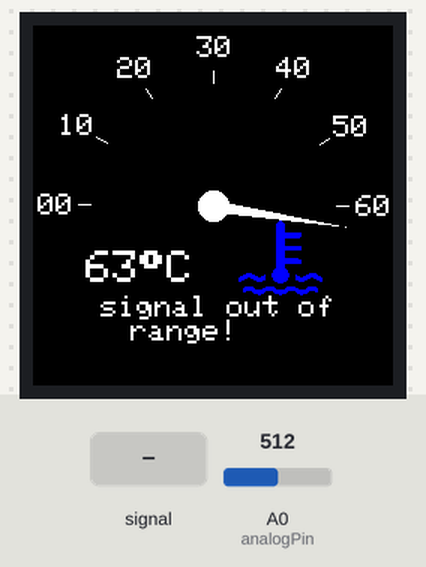
The sketch below on a simulated Arduino Uno, built with avr-gcc and run on an emulated ATmega328P. Shown: 240×240 colour display. The test bench sets the inputs (shaded band); at power-on: A0 (analogPin) = 512. What the sketch prints to the serial monitor is not drawn.

Above: at 2.5 s.
2.6 s: A0 (analogPin) fed a 200 Hz sine of ±81 counts around its level
At 3.53 s:
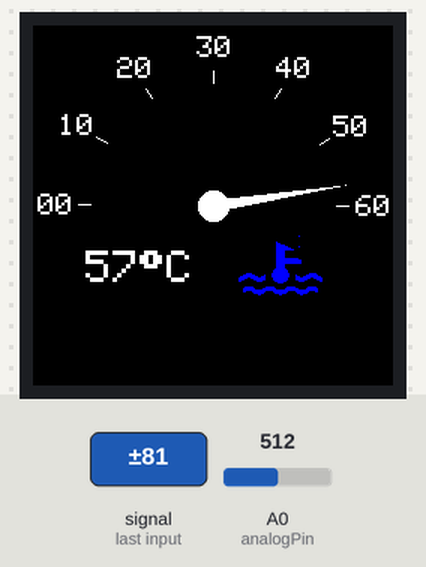
4.8 s: A0 (analogPin) set to 716
At 5.9 s:
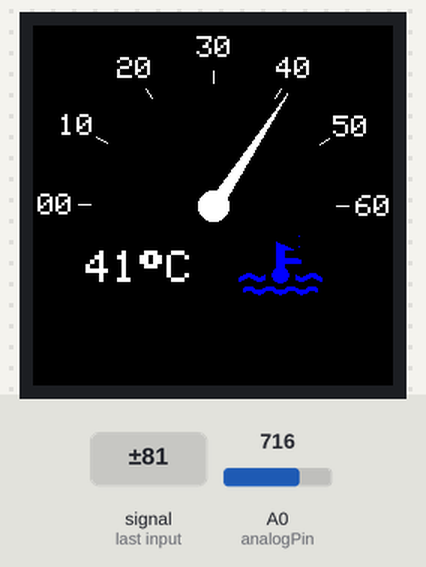
6.3 s: A0 (analogPin) set to 900
At 7.5 s:
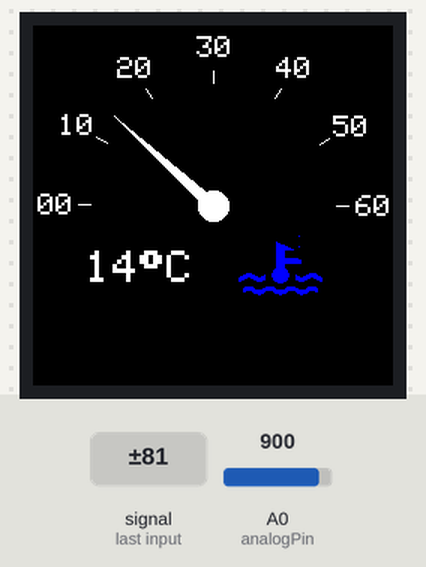
7.8 s: A0 (analogPin) fed a 200 Hz sine of ±81 counts around its level
At 7.99 s:
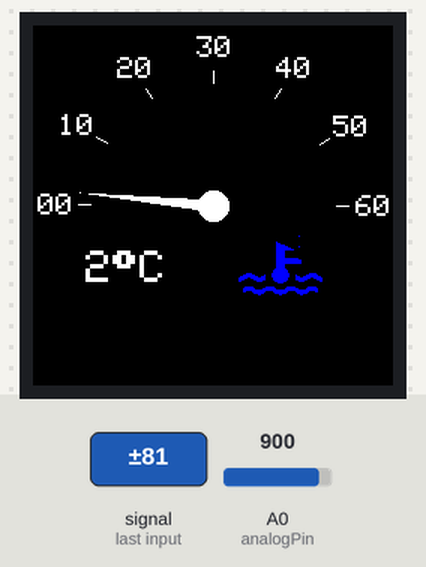
9.3 s: A0 (analogPin) set to 1023
At 10.4 s:
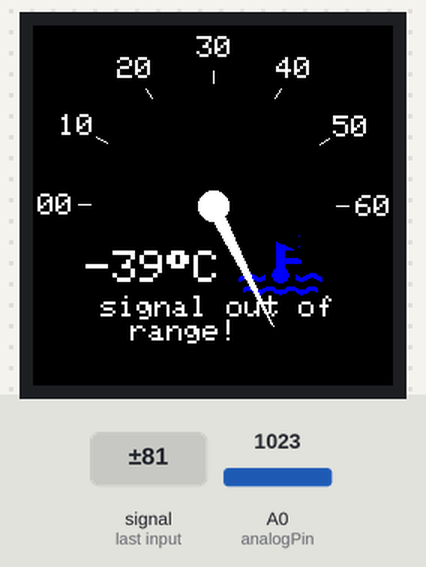
Timing chart, 0 to 11.8 s (numbered marks = the images above; inputs shaded):
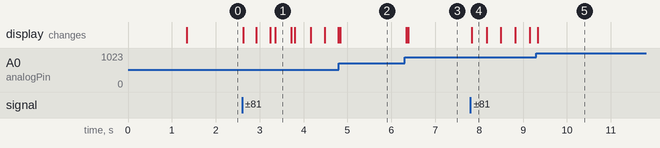

The sketch:

ArduGauge_Dev_2.ino
```cpp
/*
02/11/2022 - D Barker. Progressed from 'Dev_1'. Combined 'ArduGauge_Base_Display' with the 'Look_Up_Table_Dev'
04/03/2023 - Now 'Dev_2'. Replaced sweeping arc with more traditional 'hand'.
06/03/2023 - Added bitmap icon to display.

-----Info-------
For non-linear sensors, such as thermistors, a lookup table is used. This also works for linear sensors.


-----How To Setup-------
1. Define the min/max values of the guage face
2. Define the minimum and maximum for signal range. e.g. 10 - 50 degrees.
3. Define the analogue levels which correspond to the max and min values.

-----Notes-------
For best performance, ensure the following:
1. Ensure min and max gauge imits are outside expected signal input range
2. Gauge divisions should be divisible by the gauge range. e.g. gauge 0 to 80 should have 8 divisions.


To Do:
Function to centre the text. check chars in string then centre?
Decimal place for displayed value
Negative gauge values.
Stop dial from going outside gauge limits. If value is outside gauge range then 'cap' the value to stay at limit.

*/


//----------------------------User Config----------------------------------//

char dataType[] = "*C";   //The measurment which is being displayed. E.g. pressure, temperature...

float correctionFctr = 1.00;    //Multiplier for the input signal. Cf = Actual Value/Derived value. Adjust dependant on your hardware by using calibrated instruments.

//Gauge Setup
int sigInMin = 0;    //The min value of whatever parameter is incoming via the analog pin.
int sigInMax = 60;    //The max value of whatever parameter is incoming via the analog pin.
int gaugeMin = 0;   //Min value of gauge. should be smaller than min expected input
int gaugeMax = 60;   //Max value on the gauge. Shuld be greater than max expected input
int divisions = 6;  //Number of division around circumference. NOTE: this should be divisible by the gauge range. e.g gauge 0 to 80 should have 8 divisions. Number of lines = divisions + 1.

//Arc settings
const int arcStart = -180;   //Start position of the arc in degrees
const int arcEnd = 0;   //End position of the arc in degrees

//----------------------------Other parameters----------------------------------//
#define CodeVersion "Dev 2"   //Version of the code

#include "SPI.h"
#include "Adafruit_GFX.h"
#include "Adafruit_GC9A01A.h"

//Define I/O Pins
#define TFT_DC 8
#define TFT_CS 9
Adafruit_GC9A01A tft(TFT_CS, TFT_DC);//Hardware SPI

const int analogPin = A0;

//Gauge Settings
int xcen = 120;     //Disiplay centre in pixels.
int ycen = 120;     //Display centre in pixels.

unsigned long avg = 0;
int readings = 20;  //Number of readings for averaging cycle

//Other variables
int rawVal;   //Raw analog reading for incoming signal
int Temp;    //The averaged and scaled value of incoming signal. This will be displayed on the gauge
int oldVal;   //For storing the last displayed value.

int arcSpan = arcEnd - arcStart;    //Angle which the arc will span
float leadingEdgeAngle;   //Calculated angle of the leading edge of the arc
float lastAngle = 0;    //What the angle was when the arc was last updated

void setup() {
  Serial.begin(115200);
  Serial.println("ArduGauge Development");

  //initialize the display
  tft.begin();
  tft.setRotation(0);
  tft.fillScreen(GC9A01A_BLACK);  //clear screen on startup

  startupScreen();    //Display startup screen

  //Draw static display features. Only prints a startup
  drawStaticface();

  //Draw dynamic display features including static text which is over-written and must be re-written.
  drawDynamicface();
}

void loop(void)
{
  unsigned long loopStart = millis();

  avg = 0;  //Reset the stored avergae to 0 before re-taking the readings
  //Take multiple analog readings to get average
  for(int i = 0; i < readings; i++)
  {
    rawVal = analogRead(analogPin); //Read analog pin
    //rawVal = getTemp(); //Derive temp from lookuptable
    avg = avg+rawVal;   //Add it to running total
  }

  avg = avg/readings;  //divide by number of readings to get actual average

  //Pass the analogue value through the lookup table function to get temperature
  Temp = getTemp(avg);
  //Serial.println(Temp);
  Temp = Temp*correctionFctr;    //Correction factor will adjust the averaged value

  //Check if the input signal is outside gauge range. Could occur when gauge range doesnt cover entire lookup table range.
  if (Temp > gaugeMax || Temp < gaugeMin){
    OoRWarning(true);   //Display the out of range warning
  }
  else{  //clear the warning
    OoRWarning(false);   //Clear the out of range warning
  }

  //Find angle of leading edge of arc
  int oldAngle = leadingEdgeAngle;  //store old angle so we can clear it later
  leadingEdgeAngle = map(Temp, gaugeMin, gaugeMax, arcStart, arcEnd);  //Get the angle of arc leading edge

  //Only update dial if the angle has changed
  if(leadingEdgeAngle != oldAngle)
  {
   //Serial.print("Updating dial to "); Serial.println(Temp);
   updateDial(oldAngle, leadingEdgeAngle); //Function to update dial
   drawDynamicface();
  }

  //Check if displayed value needs updating
  if(Temp != oldVal)
  {
    printVal(Temp, oldVal);    //Erase old value and print new
    oldVal = Temp;   //Update stored 'old' value
    //Serial.println("value updated");
  }
  //delay(100); //wait before re-checking

  //Serial.println(millis() - loopStart);
}

//---------------------------------------End of Main Loop------------------------------------

//Function to print dial at new angle
int updateDial(int oldAngle, int newAngle)
{
  int rad = 90;  //radius of arc sweep by dial hand
  int wth = 10; //width of triangle making the dial hand

  //Calculate coords of old triangle
  int x0 = cos((oldAngle - 90)*  3.141 / 180) * (wth/2);
  int y0 = sin((oldAngle - 90)*  3.141 / 180) * (wth/2);
  int x1 = -x0;
  int y1 = -y0;
  int x2 = cos((oldAngle)*  3.141 / 180) * (rad);
  int y2 = sin((oldAngle)*  3.141 / 180) * (rad);

//Serial.print(x0); Serial.print("   ");Serial.print(y0); Serial.print("   ");Serial.print(x1); Serial.print("   ");Serial.println(y1);

  //Overwrite the old dial in black
  tft.fillTriangle(x0 + xcen, y0 + ycen, x1 + xcen, y1 + ycen, x2 + xcen, y2 + ycen, GC9A01A_BLACK);

  //Reprint the dial center dot
  tft.fillCircle(xcen, ycen, 10, GC9A01A_WHITE);

  //calculate new triangle coords for new position
  x0 = cos((newAngle - 90)*  3.141 / 180) * (wth/2);
  y0 = sin((newAngle - 90)*  3.141 / 180) * (wth/2);
  x1 = -x0;
  y1 = -y0;
  x2 = cos((newAngle)*  3.141 / 180) * (rad);
  y2 = sin((newAngle)*  3.141 / 180) * (rad);

  //Draw triangle at points offset from gage center.
  tft.fillTriangle(x0+ xcen, y0+ ycen, x1+ xcen, y1+ ycen, x2+ xcen, y2+ ycen, GC9A01A_WHITE);

  //Serial.println(newAngle);
}


//Print value in centre of display. 'a' is new value. 'b' is old value to delete first
int printVal(int a, int b)
{
  tft.setTextSize(3);
  tft.setCursor(35, 150);
  //Print old text in black to cover it over
  tft.setTextColor(GC9A01A_BLACK);
  //if (b < 10) tft.print("0"); //Clear the leading zero for single digits
  tft.print(b); tft.print(char(0xF7)); tft.print("C");

  //Print the new text in white
  tft.setCursor(35, 150);
  tft.setTextColor(GC9A01A_WHITE);
  //if (a < 10) tft.print("0"); //Print leading zero for single digits
  tft.print(a); tft.print(char(0xF7)); tft.print("C");
}

//Fucntion draws static features of the gauge face. Should be called only on startup.
//1. Numbers for each division around the face (divisions drawn as dynamic)
int drawStaticface()
{
  float interval = (float)arcSpan/divisions;   //Calculate angle interval between each line. Use floats to prevent rounding error.
  float increments = (gaugeMax - gaugeMin)/float(divisions);  //calculate the increment value for displayed digits
  int lineLen = 8;   //Line lenght (in pixels)
  int rad1 = 90;  //Radius which lines are drawn on
  int rad2 = 114;  //Radius which numbers are drawn on

  //Now print number corresponding to line divisions
  //The numbers are printed in an off-centre arc to align the cursor with the line

  for(int i = 0; i < (divisions + 1); i++)
  {
    int digit = gaugeMin + (i*increments);   //Calculate the digit which is to be displayed at this position

    //Calculate cursor positions
    float sx = cos((interval*i + arcStart)*  3.141 / 180);
    float sy = sin((interval*i + arcStart)*  3.141 / 180);
    int x = sx * (rad2 - lineLen) + xcen - 11;  //Offset arc due to cursor always at start of number
    int y = sy * (rad2 - lineLen) + ycen - 7;   //Offset arc due to cursor always at start of number

    tft.setCursor(x, y);
    tft.setTextSize(2);
    tft.setTextColor(GC9A01A_WHITE);

    //Check if a leading zero is needed
    if(digit < 10 && digit >= 0){
      tft.print("0");tft.print(digit);  //Add leading zero if +ve single digit
    }
    else if(digit < 0 && digit > -10) {
      tft.print("-0");tft.print(digit*-1);  //Add leading zero with negative if -ve single digit
    }
    else {
      tft.print(digit);
    }

  //Function to display custom bitmap at given coordinates
  printSymbol(130, 120);

  }

  //Print static text
  //tft.setCursor(35, 140);
  //tft.setTextSize(3);
  //tft.setTextColor(GC9A01A_WHITE);
  //tft.print(dataType);

}

//Fucntion draws dynamic features of the gauge face. Includes static text which is overwirtten by dial and must be re-written
//1. Lines around circumference of the dial face
int drawDynamicface()
{
  float interval = (float)arcSpan/divisions;   //Calculate angle interval between each line. Use floats to prevent rounding error.
  float increments = (gaugeMax - gaugeMin)/float(divisions);  //calculate the increment value for displayed digits
  int lineLen = 8;   //Line lenght (in pixels)
  int rad1 = 90;  //Radius which lines are drawn on
  int rad2 = 114;  //Radius which numbers are drawn on

  //Loop through and draw lines around circumference
  for(int i = 0; i < (divisions + 1); i++)
  {
    //Calculate start and end coords of line
    float sx = cos((interval*i + arcStart)*  3.141 / 180);
    float sy = sin((interval*i + arcStart)*  3.141 / 180);
    int x0 = sx * (rad1 - lineLen) + xcen;
    int y0 = sy * (rad1 - lineLen) + ycen;
    int x1 = sx * rad1 + xcen;
    int y1 = sy * rad1 + ycen;

    //Draw the line
    tft.drawLine(x0, y0, x1, y1, GC9A01A_WHITE);
  }
}


int startupScreen()
{
  tft.setTextSize(2);
  tft.setTextColor(GC9A01A_WHITE);
  tft.setCursor(55, 80);
  tft.println("ArduGauge");
  tft.setCursor(45, 100);
  tft.print("Version: "); tft.print(CodeVersion);

  delay(1000);    //Display startup screen for specified time
  tft.fillScreen(GC9A01A_BLACK);  //clear screen before proceeding
}

int OoRWarning(int state){   //Display the out of range warning

 //First decide if we are displaying (white) or clearing an old warning (black)
  if (state == true){
    tft.setTextColor(GC9A01A_WHITE);
  }
  else{
    tft.setTextColor(GC9A01A_BLACK);
  }

  tft.setCursor(45, 180);
  tft.setTextSize(2);
  tft.println("signal out of");
  tft.setCursor(65, 180+16);
  tft.print("range!");
}
```

Therm_Lookup.ino
```cpp
/*  28/10/22 - LookUp Table code
 *  13/03/23 - Anaog vaue is nw passed to the function
 *
 *  1. Analog value is passed to this function when it is called
 *  2. Find closest value in lookup table
 *  3. Interpolate between the two
 *  4. Return the calculated temperature
 *
 *  In this dev code, the analog input corresponds to a temperature (thermistor)
 *  The lookup table contains the input voltage and corresponding temperature.

*/

//Declare Input Pins
int potPin = A0;    //Analog pin

//Decalre Variables
float Vin;   //We can store Vin as a float after a conversion

float interpolTemp; //The interpolated temperature to return
float diff;  //Difference between actual analog val and the lookup table value
int closestIndex;   //Store index for closest value in the lookuptable

//Array representing 1st column of the lookup table (eg voltage)
float LkUp_Col_1[] = {4.97, 4.94, 4.89, 4.82, 4.7, 4.52, 4.27, 3.95, 3.56, 3.12, 2.65, 2.2, 1.79, 1.43, 1.13, 0.89, 0.7, 0.55, 0.44, 0.35};    //Column one of lookup table. In this case Temps
//Array representing 2nd column of lookup table (eg temp)
float LkUp_Col_2[] = {-40, -30, -20, -10, 0, 10, 20, 30, 40, 50, 60, 70, 80, 90, 100, 110, 120, 130, 140, 150};    //Column two of lookup table. In this case Voltage
int arraySize = sizeof(LkUp_Col_1)/sizeof(float); //Calculate number of elements in the array

unsigned long calcTime;   //time taken to complete a loop of code


//---------------------------Function for deriving temperature using the lookup table-------------------------//
float getTemp(int analogIn) {

calcTime = micros(); //Store start time of the loop

//First read the analog input and convert to voltage using floating points
Vin = (analogIn/1023.0)*5.0; //Convert the analog input to the voltage range 0-5v.

float closestDiff = 5.0;    //Store lookuptable value which is closest. Start at 5v, for a 0-5v system the actual anaog V can never be further than this

//Now run through the lookup table column containing voltages
//Compare Vin to each array value, noting the closest
for (int i = 0; i < arraySize; i++)
{
  //Check difference between actual value and the lookuptable
  float diff = abs(Vin - LkUp_Col_1[i]);    //'abs' retruns absolute so is positive
  //Is this the closest?
  if(diff < closestDiff){
    closestDiff = diff;   //Store the difference as it is the closest so far
    closestIndex = i;   //Also store the index for the closest value
  }
}

int boundingIndex;  //index of the upper or lower bound of the interpolation range. Calculated either +/- 1 of the closest index
//Check is Vin is bigger or smaller than the closest value in the lookup table
if (Vin > LkUp_Col_1[closestIndex]){
  boundingIndex = closestIndex - 1; //use index below (inversely proportional)
}
else{
   boundingIndex = closestIndex + 1; //use index above (inversely proportional)
}

//Go to interpolation function and return the interpolated temperature value
interpolTemp = interpolate(Vin, LkUp_Col_1[closestIndex], LkUp_Col_1[boundingIndex], LkUp_Col_2[closestIndex], LkUp_Col_2[boundingIndex]);

calcTime = micros()-calcTime;   //Subtract start time from current time to get loop time

//Print the voltage and derived temperature
//Serial.print("V In = "); Serial.print(Vin); Serial.println(" v");
//Serial.print("Temp = "); Serial.print(interpolTemp); Serial.println(" *C");

return interpolTemp;
}


//Function to interpolate between two points in the lookup table and return the interpolated value
float interpolate(float x, float x0, float x1, float y0, float y1)
{

float y = y0+(x-x0)*(y1-y0)/(x1-x0);  //Interpolation equation

return y; //Return the calculated value

}

//End of programme
```

Source omitted: uge_Bitmaps.ino (data table, 4544 bytes)

Measured:
- after the input at 2.6 s, the display: first changes at once (image 1 shows a later state)
- after the input at 6.3 s, the display: first changes at once (image 3 shows a later state)
- after the input at 7.8 s, the display: changes at once (image 4)
